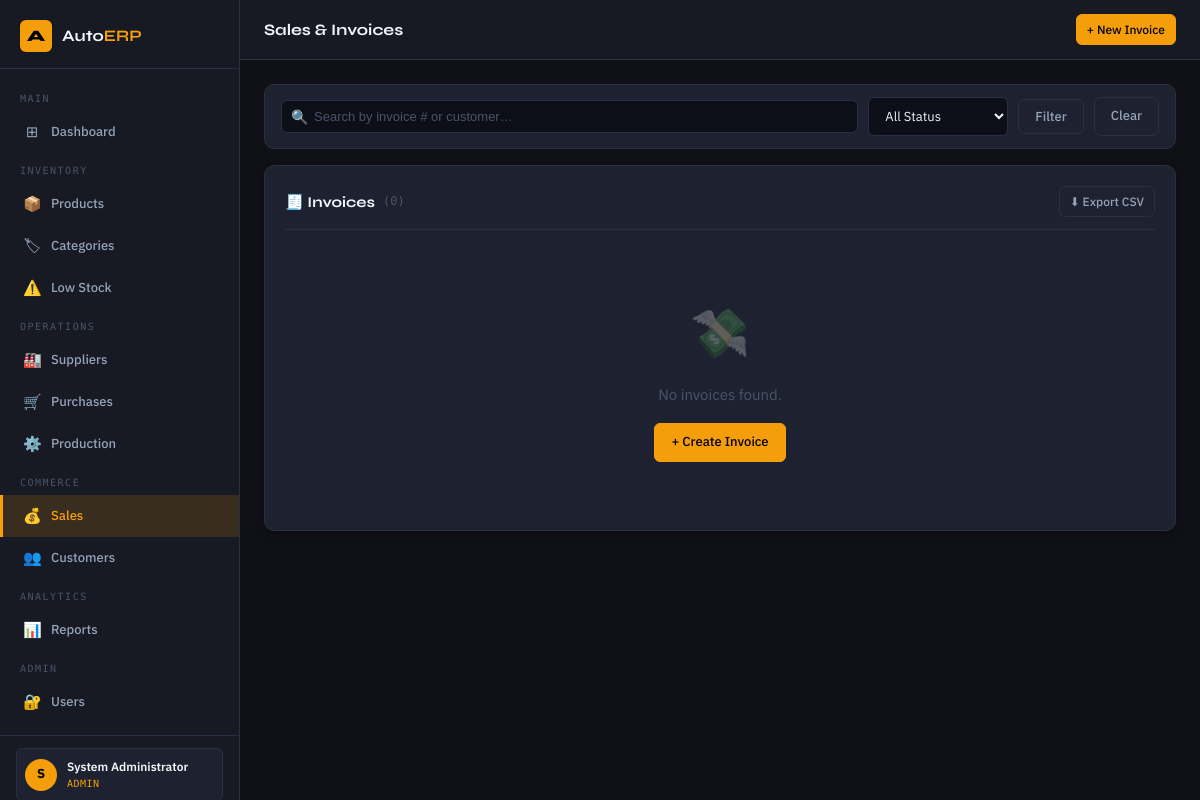
Screenshot of /sales/ (signed in) with the database file from the repository.
### tables this page shows
CREATE TABLE users (
    id          INTEGER PRIMARY KEY AUTOINCREMENT,
    username    TEXT UNIQUE NOT NULL,
    email       TEXT UNIQUE NOT NULL,
    full_name   TEXT NOT NULL,
    password_hash TEXT NOT NULL,
    role        TEXT NOT NULL DEFAULT 'staff',
    is_active   INTEGER NOT NULL DEFAULT 1,
    last_login  TEXT,
    created_at  TEXT DEFAULT (datetime('now'))
);

### app/routes/sales.py (the view)
@sales_bp.route('/')
@login_required
def index():
    page   = request.args.get('page', 1, type=int)
    search = request.args.get('search', '')
    status = request.args.get('status', '')
    db     = get_db()
    sql    = 'SELECT * FROM sales WHERE 1=1'
    args   = []
    if search:
        sql += ' AND (invoice_number LIKE ? OR customer_name LIKE ?)'
        args += [f'%{search}%', f'%{search}%']
    if status:
        sql += ' AND status=?'
        args.append(status)
    sql += ' ORDER BY created_at DESC'
    rows = db.execute(sql, args).fetchall()
    db.close()
    sales = _paginate([dict(r) for r in rows], page)
    return render_template('sales/index.html', sales=sales, search=search, status=status)

### app/auth_helpers.py (called while the page is built)
def login_required(f):
    @wraps(f)
    def decorated(*args, **kwargs):
        if 'user_id' not in session:
            flash('Please log in to access this page.', 'warning')
            return redirect(url_for('auth.login'))
        return f(*args, **kwargs)
    return decorated

def get_current_user():
    uid = session.get('user_id')
    if not uid:
        return None
    db = get_db()
    user = db.execute('SELECT * FROM users WHERE id=?', (uid,)).fetchone()
    db.close()
    return dict(user) if user else None

### app/database.py (called while the page is built)
def get_db():
    conn = sqlite3.connect(DB_PATH)
    conn.row_factory = sqlite3.Row
    conn.execute("PRAGMA foreign_keys = ON")
    return conn

### app/routes/sales.py (called while the page is built)
def _paginate(rows, page, per_page=PER_PAGE):
    total = len(rows)
    items = rows[(page-1)*per_page : page*per_page]
    pages = max(1, (total + per_page - 1) // per_page)
    return _Page(items, total, page, pages, per_page)

### app/templates/sales/index.html (shortened to what this page needs)
{% extends "base.html" %}
{% block page_title %}Sales &amp; Invoices{% endblock %}
{% block topbar_actions %}<a href="{{ url_for('sales.create_sale') }}" class="btn btn-primary btn-sm">+ New Invoice</a>{% endblock %}
{% block content %}
<form method="GET">
  <div class="filter-bar">
    <div class="search-input-wrap">
      <span class="search-icon">🔍</span>
      <input type="text" name="search" class="search-input" placeholder="Search by invoice # or customer…" value="{{ search }}">
    </div>
    <select name="status" class="form-control" style="width:140px">
      <option value="">All Status</option>
    </select>
    <button type="submit" class="btn btn-secondary">Filter</button>
    <a href="{{ url_for('sales.index') }}" class="btn btn-secondary">Clear</a>
  </div>
</form>
<div class="card">
  <div class="card-header">
    <div class="card-title">🧾 Invoices <span style="font-family:var(--font-mono);font-size:12px;color:var(--text-muted);font-weight:400">({{ sales.total }})</span></div>
    <a href="{{ url_for('reports.sales_report') }}?export=csv" class="btn btn-secondary btn-sm">⬇ Export CSV</a>
  </div>
  {% if sales.items %}
  <div class="table-wrapper">
    <table>
      <thead><tr><th>Invoice #</th><th>Customer</th><th>Date</th><th>Payment</th><th>Total</th><th>Status</th><th>Actions</th></tr></thead>
      <tbody>
        {% for s in sales.items %}
        <tr>
          <td><a href="{{ url_for('sales.view_sale', sale_id=s.id) }}" class="sku">{{ s.invoice_number }}</a></td>
          <td>{{ s.customer_name or '—' }}</td>
          <td style="font-size:12px">{{ s.created_at[:16] }}</td>
          <td><span class="badge badge-info">{{ s.payment_method }}</span></td>
          <td class="mono fw-bold text-success">₹{{ "{:,.2f}".format(s.total_amount) }}</td>
          <td><span class="badge {{ 'badge-success' if s.status=='completed' else 'badge-danger' }}">{{ s.status.upper() }}</span></td>
          <td>
            <div style="display:flex;gap:4px">
              <a href="{{ url_for('sales.view_sale', sale_id=s.id) }}" class="btn btn-sm btn-secondary">View</a>
              {% if s.status == 'completed' and current_user and current_user.role in ('admin','manager') %}
                <button class="btn btn-sm btn-danger" data-post-url="{{ url_for('sales.cancel_sale', sale_id=s.id) }}" data-confirm="Cancel invoice {{ s.invoice_number }}? Stock will be restored.">Cancel</button>
              {% endif %}
            </div>
          </td>
        </tr>
        {% endfor %}
      </tbody>
    </table>
  </div>
  {% if sales.pages > 1 %}
  <div class="pagination">
    {% if sales.has_prev %}<a href="{{ url_for('sales.index', page=sales.prev_num, search=search, status=status) }}" class="page-link">‹</a>{% endif %}
    {% for pn in range(1, sales.pages+1) %}<a href="{{ url_for('sales.index', page=pn, search=search, status=status) }}" class="page-link {{ 'active' if pn == sales.page }}">{{ pn }}</a>{% endfor %}
    {% if sales.has_next %}<a href="{{ url_for('sales.index', page=sales.next_num, search=search, status=status) }}" class="page-link">›</a>{% endif %}
  </div>
  {% endif %}
  {% else %}
  <div class="empty-state"><div class="empty-state-icon">💸</div><div class="empty-state-text">No invoices found.</div><a href="{{ url_for('sales.create_sale') }}" class="btn btn-primary">+ Create Invoice</a></div>
  {% endif %}
</div>
{% endblock %}

### app/templates/base.html (shortened to what this page needs)
<!DOCTYPE html>
<html lang="en">
<head>
  <link rel="stylesheet" href="{{ url_for('static', filename='css/main.css') }}">
</head>
<body>
<div class="layout">
  <aside class="sidebar">
    <div class="sidebar-brand">
      <div class="sidebar-logo">A</div>
      <div class="sidebar-brand-name">Auto<span>ERP</span></div>
    </div>
    <nav class="sidebar-nav">
      <div class="nav-section-label">Main</div>
      <a class="nav-item" href="{{ url_for('dashboard.index') }}">
        <span class="nav-icon">⊞</span> Dashboard
      </a>
      <div class="nav-section-label">Inventory</div>
      <a class="nav-item" href="{{ url_for('inventory.index') }}">
        <span class="nav-icon">📦</span> Products
      </a>
      <a class="nav-item" href="{{ url_for('inventory.categories') }}">
        <span class="nav-icon">🏷</span> Categories
      </a>
      <a class="nav-item" href="{{ url_for('inventory.low_stock') }}">
        <span class="nav-icon">⚠️</span> Low Stock
      </a>
      <div class="nav-section-label">Operations</div>
      <a class="nav-item" href="{{ url_for('suppliers.index') }}">
        <span class="nav-icon">🏭</span> Suppliers
      </a>
      <a class="nav-item" href="{{ url_for('purchases.index') }}">
        <span class="nav-icon">🛒</span> Purchases
      </a>
      <a class="nav-item" href="{{ url_for('production.index') }}">
        <span class="nav-icon">⚙️</span> Production
      </a>
      <div class="nav-section-label">Commerce</div>
      <a class="nav-item" href="{{ url_for('sales.index') }}">
        <span class="nav-icon">💰</span> Sales
      </a>
      <a class="nav-item" href="{{ url_for('sales.customers') }}">
        <span class="nav-icon">👥</span> Customers
      </a>
      <div class="nav-section-label">Analytics</div>
      <a class="nav-item" href="{{ url_for('reports.index') }}">
        <span class="nav-icon">📊</span> Reports
      </a>
      {% if current_user and current_user.role == 'admin' %}
      <div class="nav-section-label">Admin</div>
      <a class="nav-item" href="{{ url_for('auth.users') }}">
        <span class="nav-icon">🔐</span> Users
      </a>
      {% endif %}
    </nav>
    <div class="sidebar-footer">
      {% if current_user %}
      <div class="sidebar-user">
        <div class="sidebar-user-avatar">{{ current_user.full_name[0].upper() }}</div>
        <div class="sidebar-user-info">
          <div class="sidebar-user-name">{{ current_user.full_name }}</div>
          <div class="sidebar-user-role">{{ current_user.role }}</div>
        </div>
      </div>
      {% endif %}
    </div>
  </aside>
  <div class="main-content">
    <header class="topbar">
      <div class="topbar-title">{% block page_title %}{% endblock %}</div>
      <div class="topbar-actions">{% block topbar_actions %}{% endblock %}</div>
    </header>
    <main class="page-content">
      {% block content %}{% endblock %}
    </main>
  </div>
</div>
</body>
</html>

### rows the page displays
users: full_name "S", full_name "System Administrator", role "ADMIN"

### other values shown
{{ sales.total }} "0"
